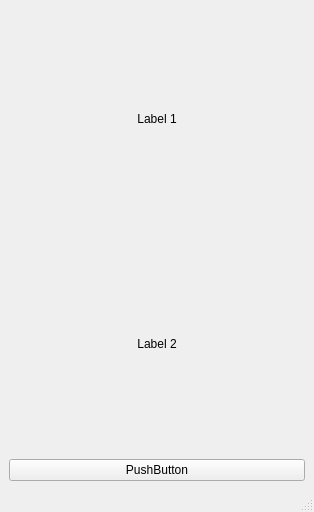
<?xml version="1.0" encoding="UTF-8"?>
<ui version="4.0">
 <class>MainWindow</class>
 <widget class="QMainWindow" name="MainWindow">
  <property name="geometry">
   <rect>
    <x>0</x>
    <y>0</y>
    <width>314</width>
    <height>512</height>
   </rect>
  </property>
  <property name="windowTitle">
   <string>MainWindow</string>
  </property>
  <widget class="QWidget" name="centralwidget">
   <layout class="QVBoxLayout" name="verticalLayout">
    <item>
     <widget class="QLabel" name="Label_1">
      <property name="text">
       <string>Label 1</string>
      </property>
      <property name="alignment">
       <set>Qt::AlignCenter</set>
      </property>
     </widget>
    </item>
    <item>
     <widget class="QLabel" name="Label_2">
      <property name="text">
       <string>Label 2</string>
      </property>
      <property name="alignment">
       <set>Qt::AlignCenter</set>
      </property>
     </widget>
    </item>
    <item>
     <widget class="QPushButton" name="pushButton">
      <property name="text">
       <string>PushButton</string>
      </property>
     </widget>
    </item>
   </layout>
  </widget>
  <widget class="QMenuBar" name="menubar">
   <property name="geometry">
    <rect>
     <x>0</x>
     <y>0</y>
     <width>314</width>
     <height>22</height>
    </rect>
   </property>
  </widget>
  <widget class="QStatusBar" name="statusbar"/>
 </widget>
 <resources/>
 <connections/>
</ui>
